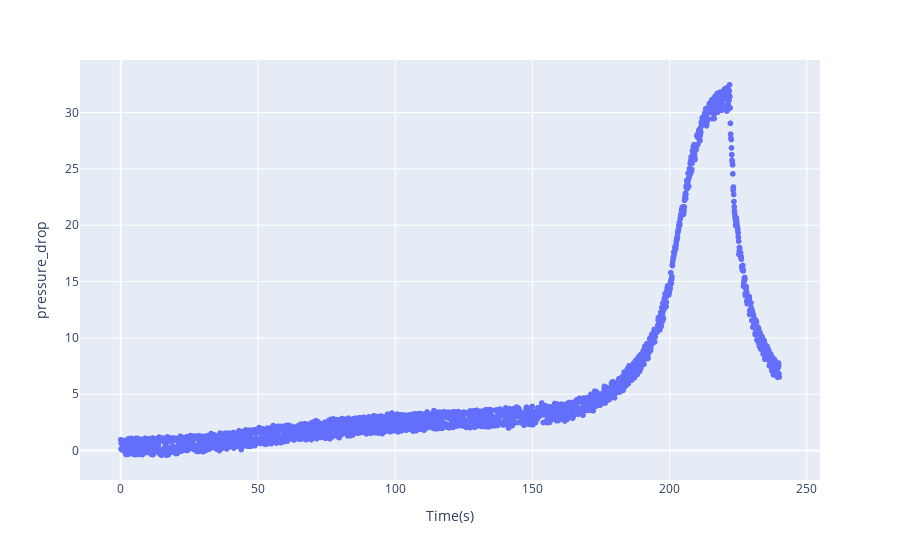

Here is the notebook cell this chart was saved with:
### Code cell
df['pressure_drop'] = drop_pressure
px.scatter(data_frame= df, x = 'Time(s)', y = 'pressure_drop')

### Figure 1 — Plotly figure (JSON) as saved in the notebook; plotly's stock layout.template omitted (floating-point values rounded to 4 significant figures; data arrays with more than 128 entries replaced by an {"elided": "..."} marker saying what was removed)
{"data": [{"hovertemplate": "Time(s)=%{x}<br>pressure_drop=%{y}<extra></extra>", "legendgroup": "", "marker": {"color": "#636efa", "symbol": "circle"}, "mode": "markers", "name": "", "showlegend": false, "type": "scattergl", "x": {"elided": "2400 float values"}, "xaxis": "x", "y": {"elided": "2400 float values"}, "yaxis": "y"}], "layout": {"legend": {"tracegroupgap": 0}, "margin": {"t": 60}, "xaxis": {"anchor": "y", "domain": [0, 1], "title": {"text": "Time(s)"}}, "yaxis": {"anchor": "x", "domain": [0, 1], "title": {"text": "pressure_drop"}}}}
